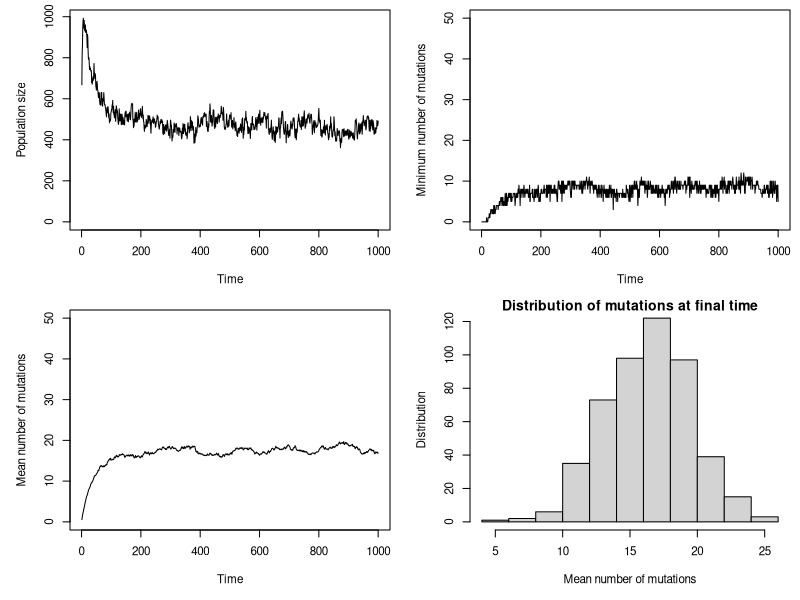

Reproduce this figure in R.
################################### Exercise sheet 4 ###################################

rm(list=ls()) # Clear all stored variables.

### Summary of parameters
TF    = 1000   #Final time of observation
Npop  = 500   # Initial population size
Lloci = 50    # Number of loci (max number of deleterious mutations)
u     = 0.01  # Mutation rate
s     = 0.02  # Deleterious fitness effect
f0    = 2.1   # Baseline fitness
GAMMA = 0.001 # Density regulation 
sigma = 1     # Probability of undergoing sexual reproduction


fitness = function(xi){
  ### Fitness effects as a function of the number of deleterious mutations (xi)
  num = sum(xi)
  (1 - s) ^ num  
}

mutate = function(xi){
  ### .....
  new = xi + rbinom(Lloci, 1, u)
  1.0*(new>=1)
}

recombine = function(xi, xj){
  ### ......
  joint = c(xi, xj)
  joint[seq(1, Lloci) + Lloci*rbinom(Lloci, 1, 0.5) ]
}

count = function(a){
  ### Counts the number of total mutations in each individual
  asum = rep(0, length(a))
  for(idx in seq(1, length(a))) asum[idx] = sum(a[[idx]])
  asum
}

# Initialize population
pop.xi = rep(list(rep(0, Lloci)), Npop)

# Vectors to save statistics
gens     = c()
pop.size = c()
pop.mean = c()
pop.min  = c()

for (time in seq(1,TF)) {
  # Initialize vectors at each time step
  new_pop.xi = c()
  popOff.xi = c()
  
  # Calculates the fitnesses of each adult
  fitnesses = sapply(pop.xi, fitness)
  
  for (ind in seq(1, length(pop.xi))) { # For each adult
    xi = pop.xi[[ind]]  # Get its genome
    Noff = rpois(1, f0) # Sample its number of offspring from a poisson distribution
    
    if(Noff) { # If the number of offspring is greater than 0
      
      if (rbinom(1, 1, sigma)){ # Individuals are produced sexually
        other.xi = sample(pop.xi, size = Noff, prob = fitnesses) # Sample mate
        
        for (off in seq(1, Noff) ){ # Create the genome of offspring
          popOff.xi = append(popOff.xi, list(mutate(recombine(xi, other.xi[[off]]))))
        } 
        
      } else { # Individuals are produced asexually
        for (off in seq(1, Noff)){
          popOff.xi = append(popOff.xi, list(mutate(xi)))
        } 
      }
      
    }
    
  }# End of loop over adults
  
  # Now comes the survival probability of these offspring
  reg = 1.0 / (1.0 + GAMMA * (length(pop.xi) ) )
  
  for(index in seq(1, length(popOff.xi)) )
    if(runif(1) < reg*fitness(popOff.xi[[index]])){ # Probability has two factors: density-dependency and mutations
      # If individual survives, then add it to the list of new_pop
      new_pop.xi = append(new_pop.xi, list(popOff.xi[[index]]))
    } 
  
  # new_pop becomes the population
  pop.xi = new_pop.xi

  # If you want to print at each time step
  print(c(time, length(pop.xi), mean(count(pop.xi))))
  
  # Ends simulation if extinction occurs
  if ( length(pop.xi) == 0 ) break
  
  # Measures at each time step
  gens     = append(gens, time )
  pop.size = append(pop.size, length(pop.xi) )
  pop.mean = append(pop.mean, mean(count(pop.xi)))
  pop.min  = append(pop.min , min(count(pop.xi)) )
}

# Plots
par(mfrow=c(2,2), cex=0.7, mai=c(0.7,0.7,0.1,0.1))
plot(gens, pop.size, 'l', ylim = c(0, max(pop.size)), xlab="Time", ylab = "Population size")
plot(gens, pop.min , 'l', ylim = c(0, Lloci) , xlab="Time", ylab = "Minimum number of mutations")
plot(gens, pop.mean, 'l', ylim = c(0, Lloci) , xlab="Time", ylab = "Mean number of mutations")
hist(count(pop.xi), ylab="Distribution", xlab = "Mean number of mutations", main="Distribution of mutations at final time")


### Plot fitness
#plot(sapply(seq(1, Lloci), fitness), xlab="Number of deleterious mutations", ylab="Fitness")

### Calculate mean time at each minimum
#mean(table(pop.min))
